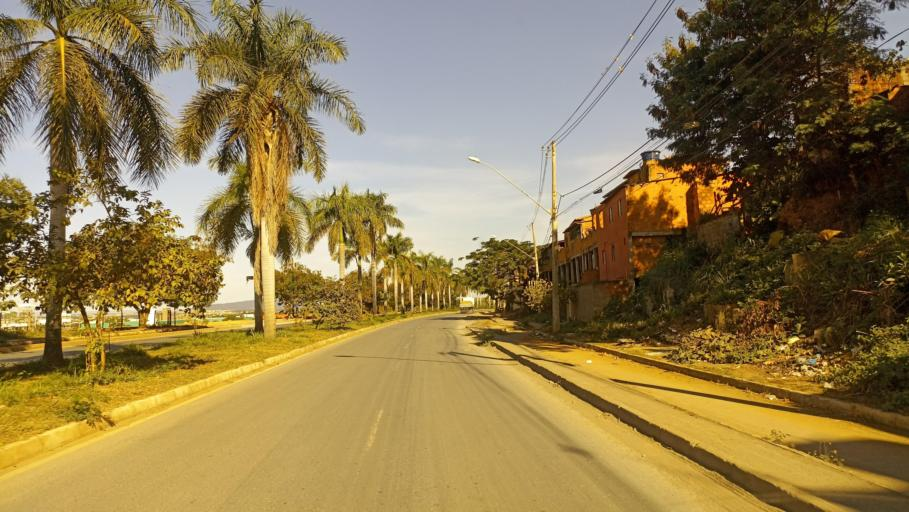
#> input picture codes/github-osv5m/osv5m/website/images/1113744692540897.jpg, 909 x 512 px, found by its file name; its folder holds only this picture in this run
$ python save_corruption_examples.py
#> lines starting #> are read from the running program, lines starting #| are printed output that depends on the picture
### codes/corruptions.py
# corruptionsتوابع

import numpy as np
import cv2
from PIL import Image
from io import BytesIO

def apply_blur(img, severity):
    kernel = {1: 5, 2: 15}[severity]
    arr = np.array(img)
    arr = cv2.GaussianBlur(arr, (kernel, kernel), 0)
    return Image.fromarray(arr)

def apply_jpeg(img, severity):
    quality = {1: 30, 2: 5}[severity]
    buffer = BytesIO()
    img.save(buffer, format="JPEG", quality=quality)
    buffer.seek(0)
    return Image.open(buffer).convert("RGB")

def apply_noise(img, severity):
    std = {1: 15, 2: 40}[severity]
    arr = np.array(img).astype(np.float32)
    noise = np.random.normal(0, std, arr.shape)
    arr = np.clip(arr + noise, 0, 255).astype(np.uint8)
    return Image.fromarray(arr)

def apply_resize(img, severity):
    scale = {1: 0.4, 2: 0.15}[severity]
    w, h = img.size
    small = img.resize((max(1, int(w*scale)), max(1, int(h*scale))), Image.BILINEAR)
    return small.resize((w, h), Image.BILINEAR)

def apply_crop(img, severity):
    frac = {1: 0.7, 2: 0.4}[severity]
    w, h = img.size
    new_w, new_h = int(w * frac**0.5), int(h * frac**0.5)
    left = (w - new_w) // 2
    top = (h - new_h) // 2
    cropped = img.crop((left, top, left + new_w, top + new_h))
    return cropped.resize((w, h), Image.BILINEAR)

def apply_lowlight(img, severity):
    factor = {1: 0.4, 2: 0.15}[severity]
    arr = np.array(img).astype(np.float32) * factor
    arr = np.clip(arr, 0, 255).astype(np.uint8)
    return Image.fromarray(arr)

def apply_fog(img, severity):
    alpha = {1: 0.4, 2: 0.7}[severity]
    arr = np.array(img).astype(np.float32)
    white = np.ones_like(arr) * 255
    arr = arr * (1 - alpha) + white * alpha
    arr = np.clip(arr, 0, 255).astype(np.uint8)
    return Image.fromarray(arr)


CORRUPTIONS = {
    "blur": apply_blur,
    "jpeg": apply_jpeg,
    "noise": apply_noise,
    "resize": apply_resize,
    "crop": apply_crop,
    "lowlight": apply_lowlight,
    "fog": apply_fog,
}
SEVERITIES = [1, 2]

### codes/save_corruption_examples.py
# save_corruption_examples.py (جدید — برای گزارش)

import sys, os
from paths import CODES_DIR, SUBSET_TEST_DIR, RESULTS_DIR

sys.path.append(str(CODES_DIR))

from PIL import Image
from corruptions import CORRUPTIONS, SEVERITIES

SUBSET_DIR = SUBSET_TEST_DIR
OUTPUT_DIR = RESULTS_DIR / "example_corrupted_images"
N_EXAMPLES = 5   # تعداد عکس‌های نمونه برای گزارش

os.makedirs(OUTPUT_DIR, exist_ok=True)

image_dir = os.path.join(SUBSET_DIR, "images")
all_images = sorted(os.listdir(image_dir))[:N_EXAMPLES]

for img_name in all_images:
    img_id = os.path.splitext(img_name)[0]
    original = Image.open(os.path.join(image_dir, img_name)).convert("RGB")
#> original is the input picture: PIL image 909x512 RGB; mean R, G, B 143.5, 123.5, 79

    # پوشه‌ی مخصوص این عکس
    img_folder = os.path.join(OUTPUT_DIR, img_id)
    os.makedirs(img_folder, exist_ok=True)

    # ذخیره‌ی نسخه‌ی clean
    original.save(os.path.join(img_folder, "clean.jpg"))

    # ذخیره‌ی همه‌ی نسخه‌های corrupted
    for corruption_name, fn in CORRUPTIONS.items():
        for severity in SEVERITIES:
            corrupted = fn(original, severity)
            save_path = os.path.join(img_folder, f"{corruption_name}_sev{severity}.jpg")
            corrupted.save(save_path)
#> this loop made 7 passes
#> pass 1, in apply_blur (call 2), `arr = cv2.GaussianBlur(arr, (kernel, kernel), 0)`:
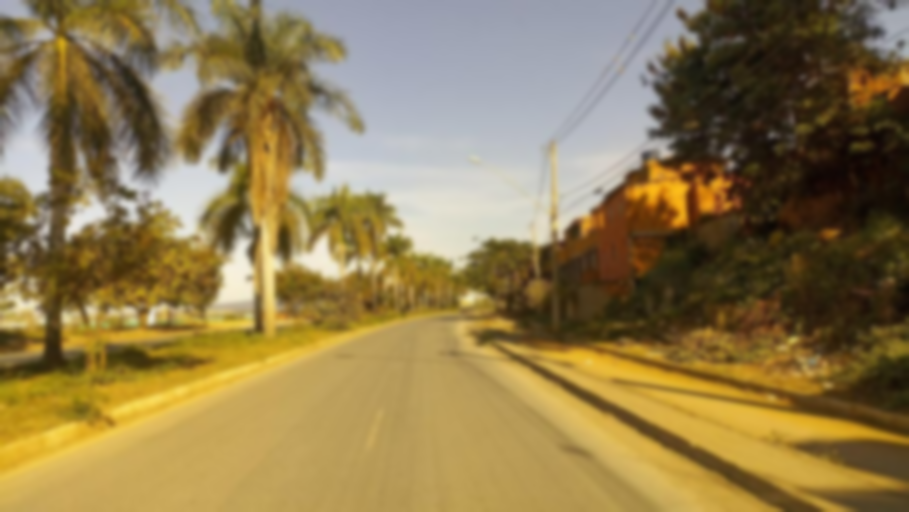
#> arr: shape (512, 909, 3); mean R, G, B 143.5, 123.5, 79
#> pass 2, `corrupted.save(save_path)`:
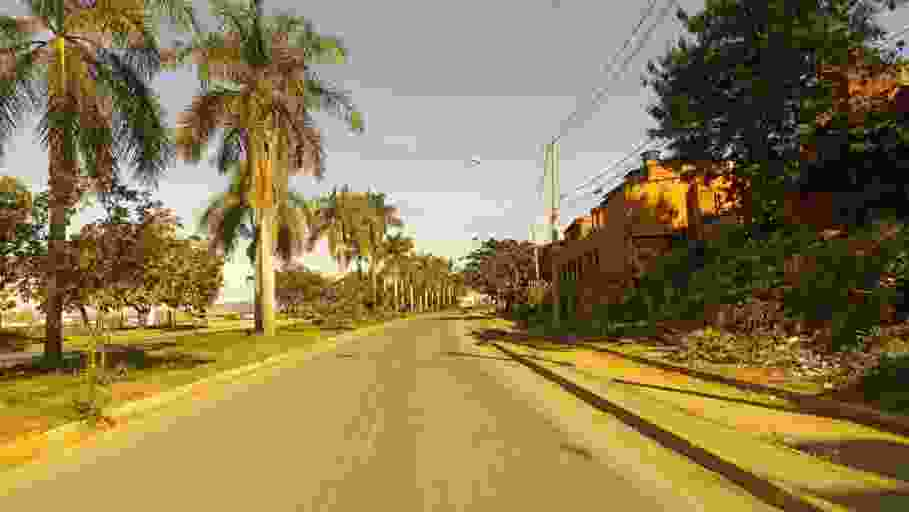
#> saved as jpeg_sev2.jpg: PIL image 909x512 RGB; mean R, G, B 142.4, 124.4, 79.2
#> after the loop:
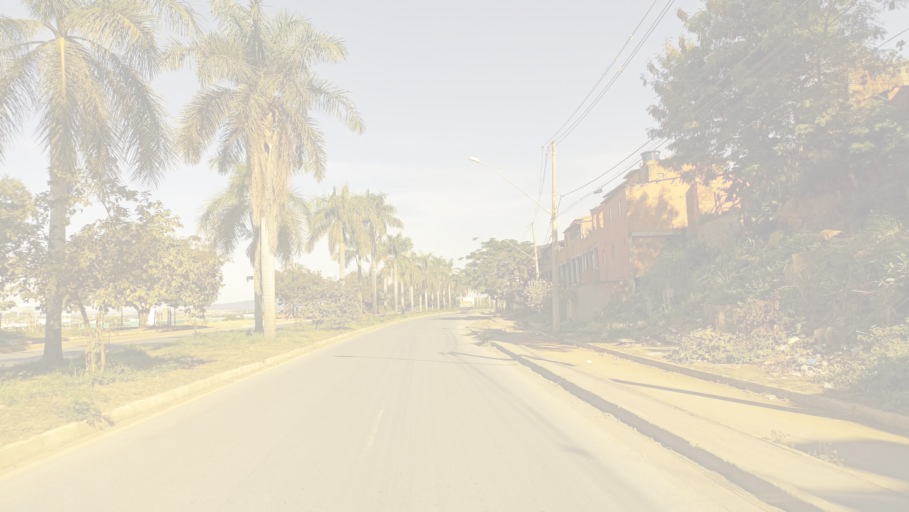
#> corrupted: PIL image 909x512 RGB; mean R, G, B 221.1, 215.1, 201.7

    print(f"نمونه‌های {img_id} ذخیره شدن در {img_folder}")
#| نمونه‌های 1113744692540897 ذخیره شدن در results/example_corrupted_images/1113744692540897

print(f"\nتمام شد. {N_EXAMPLES} عکس نمونه × {len(CORRUPTIONS)} نوع corruption × {len(SEVERITIES)} severity ذخیره شد.")
print(f"مسیر: {OUTPUT_DIR}")

$ run again, on codes/github-osv5m/osv5m/website/images/1622455258212885.jpg
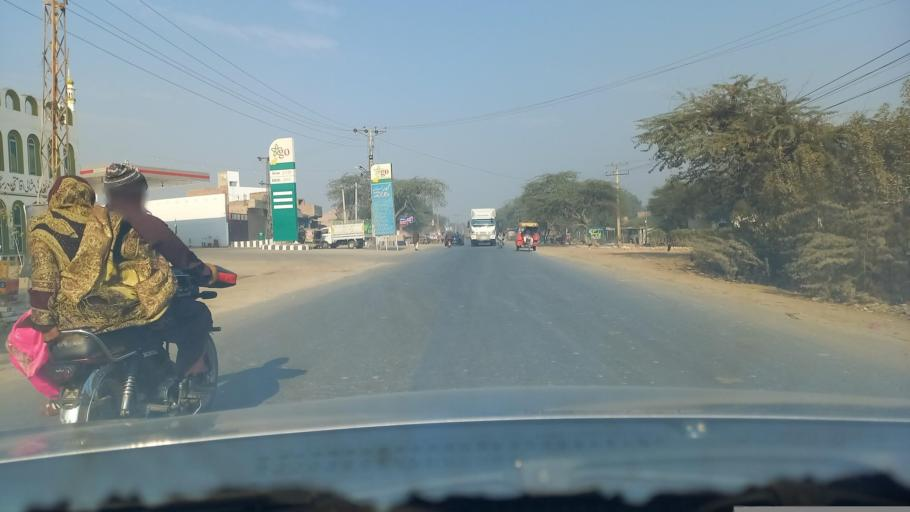
#> input picture codes/github-osv5m/osv5m/website/images/1622455258212885.jpg, 910 x 512 px, found by its file name
#> original is the input picture: PIL image 910x512 RGB; mean R, G, B 124.9, 138.2, 140.9
#> the loop `for corruption_name, fn in CORRUPTIONS.items():` made 7 passes
#> pass 1, in apply_blur (call 2), `arr = cv2.GaussianBlur(arr, (kernel, kernel), 0)`:
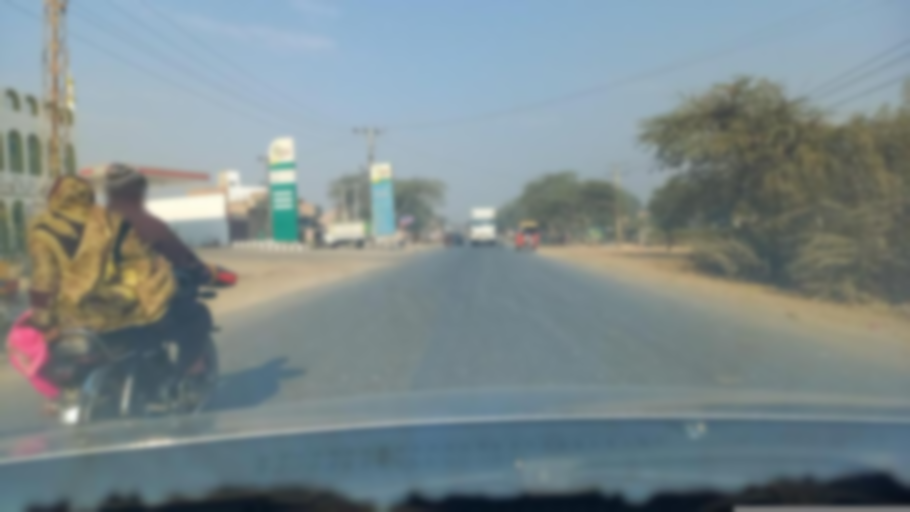
#> arr: shape (512, 910, 3); mean R, G, B 124.9, 138.2, 140.9
#> after the loop `for corruption_name, fn in CORRUPTIONS.items():`:
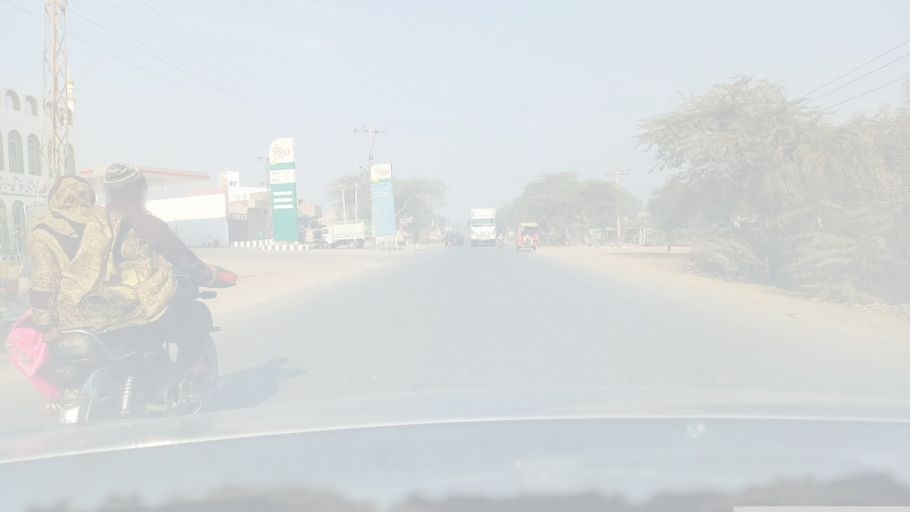
#> corrupted: PIL image 910x512 RGB; mean R, G, B 215.5, 219.5, 220.3
#| نمونه‌های 1622455258212885 ذخیره شدن در results/example_corrupted_images/1622455258212885

$ run again, on codes/github-osv5m/osv5m/website/images/210429954039398.jpg
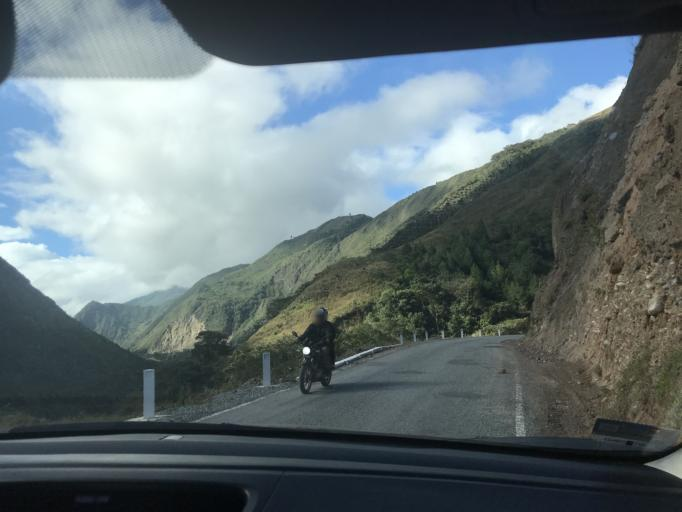
#> input picture codes/github-osv5m/osv5m/website/images/210429954039398.jpg, 682 x 512 px, found by its file name
#> original is the input picture: PIL image 682x512 RGB; mean R, G, B 100.4, 112.9, 116.8
#> the loop `for corruption_name, fn in CORRUPTIONS.items():` made 7 passes
#> pass 1, in apply_blur (call 2), `arr = cv2.GaussianBlur(arr, (kernel, kernel), 0)`:
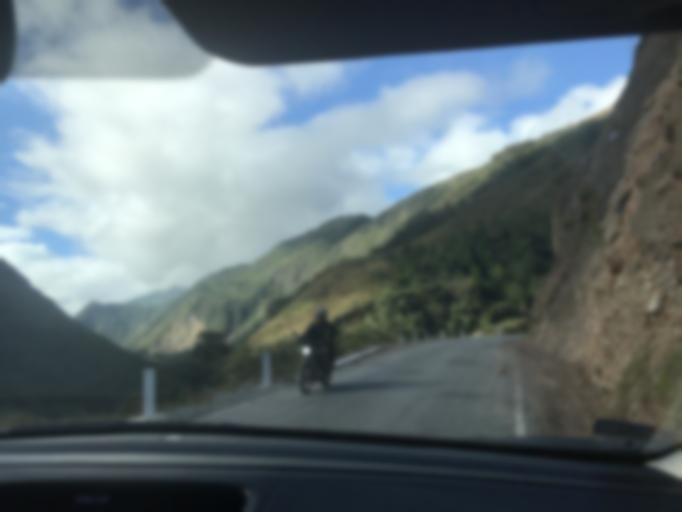
#> arr: shape (512, 682, 3); mean R, G, B 100.4, 112.9, 116.8
#> after the loop `for corruption_name, fn in CORRUPTIONS.items():`:
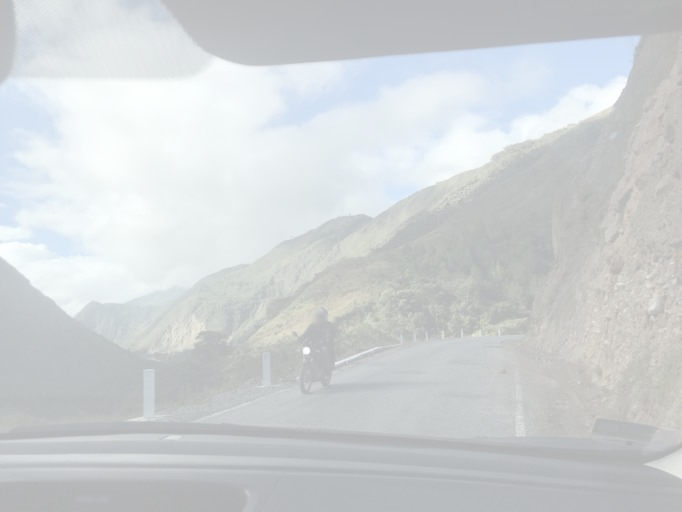
#> corrupted: PIL image 682x512 RGB; mean R, G, B 208.2, 211.9, 213.1
#| نمونه‌های 210429954039398 ذخیره شدن در results/example_corrupted_images/210429954039398

$ run again, on codes/github-osv5m/osv5m/website/images/211450440452868.jpg
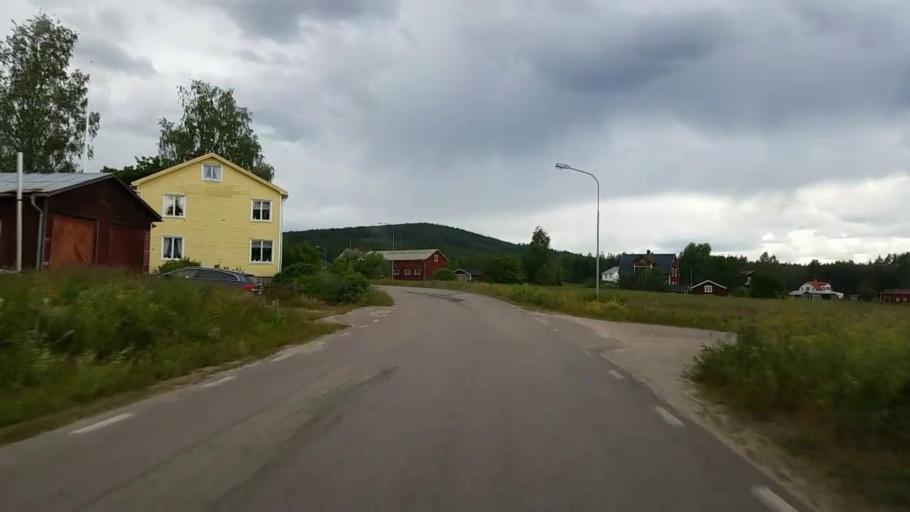
#> input picture codes/github-osv5m/osv5m/website/images/211450440452868.jpg, 910 x 512 px, found by its file name
#> original is the input picture: PIL image 910x512 RGB; mean R, G, B 116.5, 117.8, 109.8
#> the loop `for corruption_name, fn in CORRUPTIONS.items():` made 7 passes
#> pass 1, in apply_blur (call 2), `arr = cv2.GaussianBlur(arr, (kernel, kernel), 0)`:
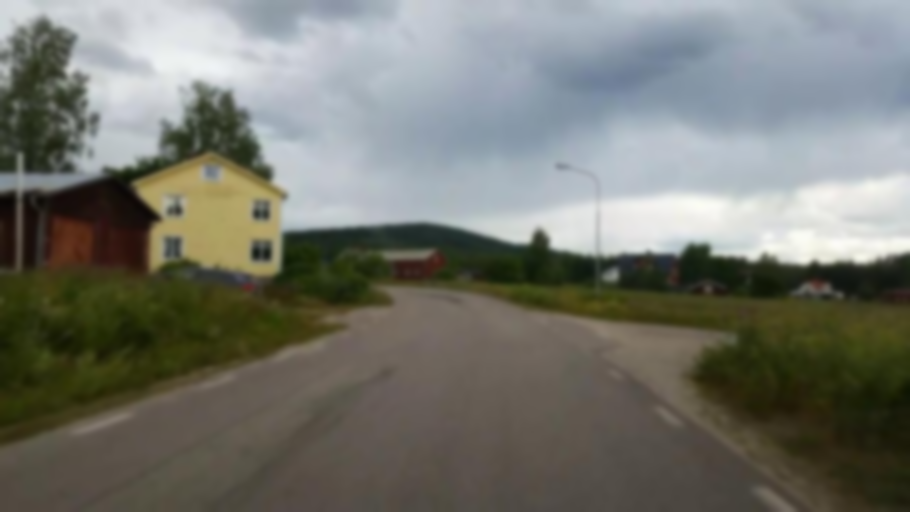
#> arr: shape (512, 910, 3); mean R, G, B 116.5, 117.8, 109.8
#> after the loop `for corruption_name, fn in CORRUPTIONS.items():`:
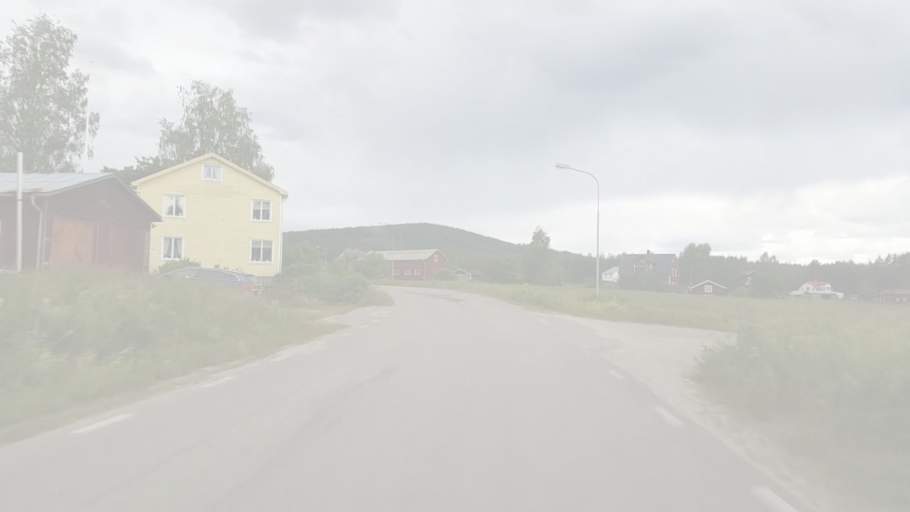
#> corrupted: PIL image 910x512 RGB; mean R, G, B 213, 213.4, 211
#| نمونه‌های 211450440452868 ذخیره شدن در results/example_corrupted_images/211450440452868

$ run again, on codes/github-osv5m/osv5m/website/images/1139006019900435.jpg
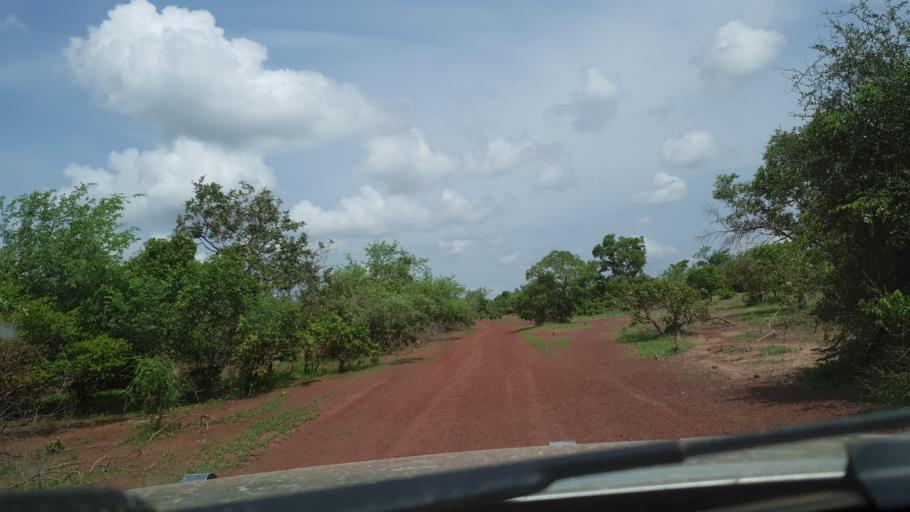
#> input picture codes/github-osv5m/osv5m/website/images/1139006019900435.jpg, 910 x 512 px, found by its file name
#> original is the input picture: PIL image 910x512 RGB; mean R, G, B 106.2, 114.5, 112.8
#> the loop `for corruption_name, fn in CORRUPTIONS.items():` made 7 passes
#> pass 2, `corrupted.save(save_path)`:
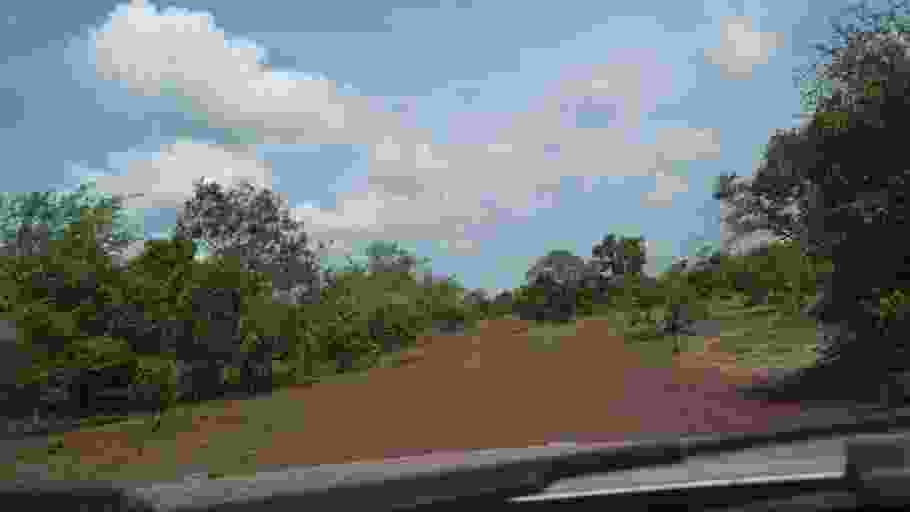
#> saved as jpeg_sev2.jpg: PIL image 910x512 RGB; mean R, G, B 107.6, 114.2, 112.3
#> after the loop `for corruption_name, fn in CORRUPTIONS.items():`:
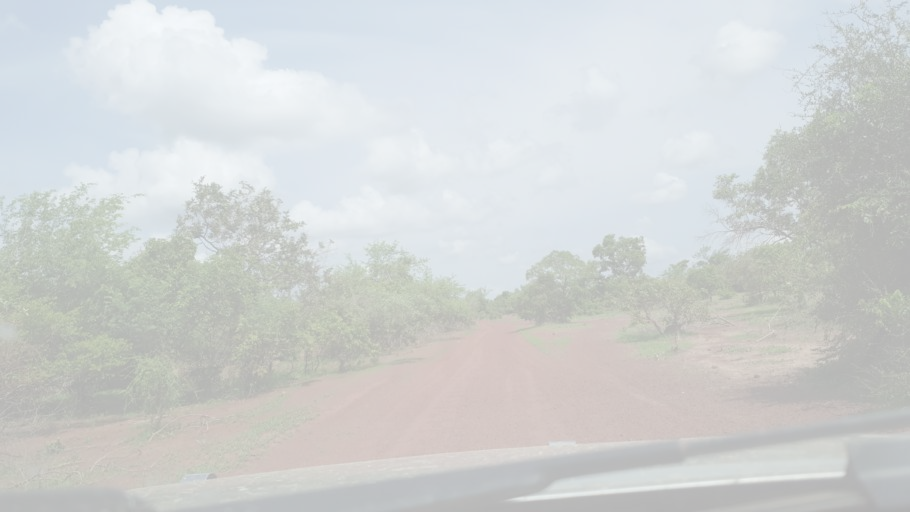
#> corrupted: PIL image 910x512 RGB; mean R, G, B 209.9, 212.4, 211.9
#| نمونه‌های 1139006019900435 ذخیره شدن در results/example_corrupted_images/1139006019900435
